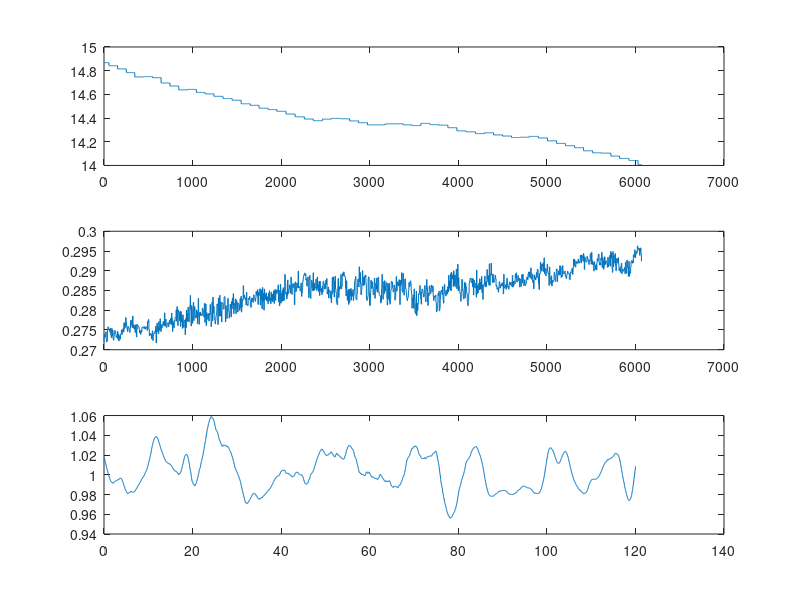

Write MATLAB code to recreate this figure. (Note: this script raises an error after producing the figure.)
clear

load hover_data.mat
load hover_traj.mat

figure(1)
clf

subplot(3,1,1)
plot(log.vbat)

subplot(3,1,2)
plot(log.u_fmu(1,:))

subplot(3,1,3)
plot(log.t_fmu(1,:),log.x_fmu(3,:))
hold on

model = model_init('carlito','match','precise');  
input_mode = 'body_rate';    % || pos_att || wrench || body_rate || body_rate_pid
% dyn_init(model,input_mode);      

N = round(200*log.t_fmu(end));
Tact = linspace(0,log.t_fmu(end),N);
idx = 1;
u_now = log.u_fmu(1,1);
Xact = zeros(13,N);
Xact(:,1) = log.x_fmu(:,1);
FT_ext = zeros(6,1);
wt = zeros(13,1);
x0 = [0 ; 0 ; 1 ; zeros(3,1) ; -1 ; zeros(3,1)];

br = br_init();

for k = 1:N-1
    t_now = k*(1/200);
    
    if t_now > log.t_fmu(idx)
        idx = idx + 1;
        
        del_x = Xact(1:10,k)-x0;
%         u_op = [log.u_fmu(1,idx)  ; zeros(3,1)];
        u_op = [f2fn(model.motor.thrust_hover) ; zeros(3,1)];
        u_cl = traj.L_br(:,:,10)*del_x;
        
        u_now = u_op+u_cl;
        
        [u_wr,br] = br_ctrl(Xact(:,k),u_now,br);

%         v_now = log.vbat(1,idx);
%         vG = (a/v_now).^2;
%         
%         u_now = [log.u_fmu(1,idx) ; zeros(3,1)];   % in body rate
%         u_now = vG*u_now;
%         
%         u_wr = [fn2f(u_now(1,1)) ; zeros(3,1)];
%         u_wr = [fn2f(u_now(1,1)) ; 0 ; 0 ; 0];
        
        u_mt = w2m_est(u_wr);
    end
    
    Xact(:,k+1) = quadcopter_est(Xact(:,k),u_mt,FT_ext,wt);
end
plot(Tact,Xact(3,:));
ylim([0 5]);